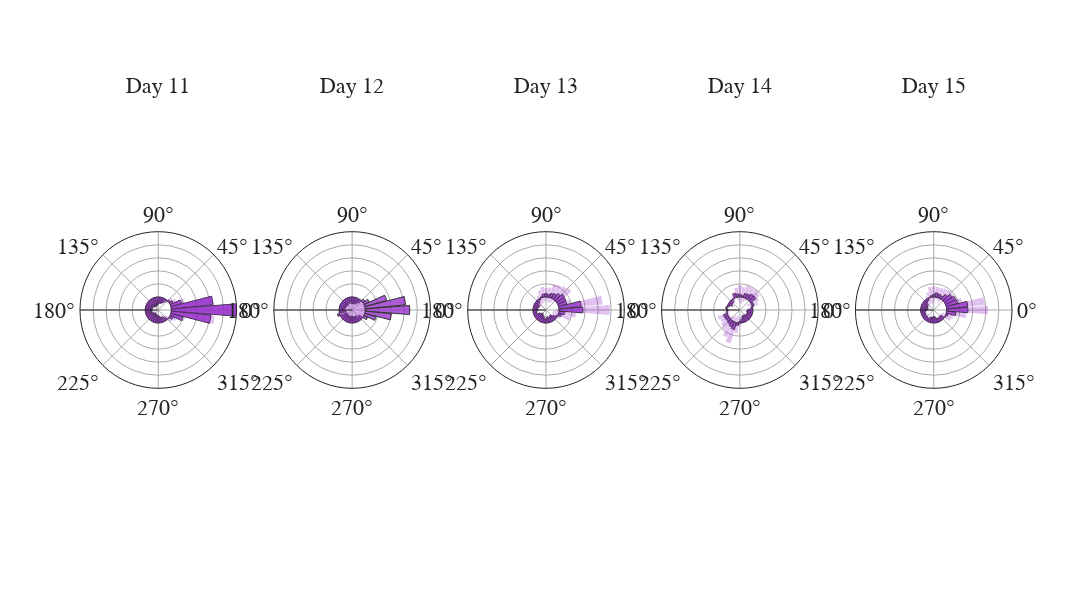

Notebook code for this chart:
### Code cell
## Compare day 11 to days 11 through 15 in C for both mice
outputC = pd.DataFrame()
for mouse in mouse_list:
        loop_data = pd.read_feather(pjoin(dpath, f'rotated_placefields/{mouse}/C1_C5_pearson_place.feat'))
        outputC = pd.concat([outputC, loop_data])
mouse_data = outputC.groupby(['mouse', 'session', 'rotation'], as_index=False).agg({'r': 'mean'})
fig_data = mouse_data.groupby(['session', 'rotation'], as_index=False).agg({'r': ['mean', 'sem']})
specs = [[{'type': 'polar'}, {'type': 'polar'}, {'type': 'polar'}, {'type': 'polar'}, {'type': 'polar'}]]
fig = pf.custom_graph_template(x_title='', y_title='', font_size=22, rows=1, columns=5, 
                               width=2300, height=600, specs=specs, titles=[f'Day {x}' for x in np.arange(11, 16)])
for idx, session in enumerate(natsorted(np.unique(fig_data['session']))):
        fig.add_trace(go.Barpolar(
            r=fig_data['r']['mean'][fig_data['session'] == session],
            theta=fig_data['rotation'][fig_data['session'] == session],
            marker_color='darkorchid',
            marker_line_color='black',
            marker_line_width=1,
            opacity=0.8,
            showlegend=False
        ), row=1, col=idx + 1)
        fig.add_trace(go.Barpolar(
                r=fig_data['r']['mean'][fig_data['session'] == session] + fig_data['r']['sem'][fig_data['session'] == session],
                theta=fig_data['rotation'][fig_data['session'] == session],
                marker_color='darkorchid',
                marker_line_color='black',
                marker_line_width=0,
                opacity=0.3,
                showlegend=False,
                name='upper'
        ), row=1, col=idx + 1)
        fig.add_trace(go.Barpolar(
                r=fig_data['r']['mean'][fig_data['session'] == session] - fig_data['r']['sem'][fig_data['session'] == session],
                theta=fig_data['rotation'][fig_data['session'] == session],
                marker_color='darkorchid',
                marker_line_color='black',
                marker_line_width=0,
                opacity=0.3,
                showlegend=False,
                name='lower'
        ), row=1, col=idx + 1)
    
fig.update_polars(
        radialaxis = dict(showticklabels=False, ticks='', angle=180, tickangle=-180, range=[-0.2, 1], showgrid=True, gridcolor='darkgrey', dtick=0.2),
        angularaxis = dict(showticklabels=True, ticks='', showgrid=True, gridcolor='darkgrey'),
        barmode='overlay'
    )
fig.show()
fig.write_image(pjoin(fig_path, 'C1_C5_pearson_place.png'))

### Figure 1 — Plotly figure (JSON) as saved in the notebook; plotly's stock layout.template omitted (floating-point values rounded to 4 significant figures)
{"data": [{"marker": {"color": "darkorchid", "line": {"color": "black", "width": 1}}, "opacity": 0.8, "r": [1.0, 0.6425, 0.1715, 0.05296, 0.02015, -0.02261, -0.06806, -0.09043, -0.0927, -0.108, -0.1222, -0.1342, -0.1354, -0.1276, -0.124, -0.1062, -0.1061, -0.1062, -0.09688, -0.1013, -0.09556, -0.1112, -0.125, -0.1345, -0.1246, -0.1305, -0.1122, -0.1101, -0.1001, -0.07858, -0.07476, -0.04168, 0.0003711, 0.0522, 0.1888, 0.6099], "showlegend": false, "subplot": "polar", "theta": [0, 10, 20, 30, 40, 50, 60, 70, 80, 90, 100, 110, 120, 130, 140, 150, 160, 170, 180, 190, 200, 210, 220, 230, 240, 250, 260, 270, 280, 290, 300, 310, 320, 330, 340, 350], "type": "barpolar"}, {"marker": {"color": "darkorchid", "line": {"color": "black", "width": 0}}, "name": "upper", "opacity": 0.3, "r": [1.0, 0.6575, 0.2124, 0.1023, 0.06652, 0.01321, -0.04187, -0.07557, -0.09173, -0.1071, -0.1129, -0.1094, -0.09932, -0.09154, -0.09216, -0.07303, -0.08881, -0.08015, -0.06219, -0.07399, -0.04431, -0.08092, -0.08576, -0.1017, -0.08962, -0.1016, -0.1048, -0.1055, -0.09975, -0.06773, -0.03924, 0.006554, 0.06246, 0.1058, 0.2233, 0.6686], "showlegend": false, "subplot": "polar", "theta": [0, 10, 20, 30, 40, 50, 60, 70, 80, 90, 100, 110, 120, 130, 140, 150, 160, 170, 180, 190, 200, 210, 220, 230, 240, 250, 260, 270, 280, 290, 300, 310, 320, 330, 340, 350], "type": "barpolar"}, {"marker": {"color": "darkorchid", "line": {"color": "black", "width": 0}}, "name": "lower", "opacity": 0.3, "r": [1.0, 0.6274, 0.1306, 0.003651, -0.02622, -0.05842, -0.09426, -0.1053, -0.09367, -0.109, -0.1314, -0.159, -0.1715, -0.1636, -0.1559, -0.1393, -0.1234, -0.1323, -0.1316, -0.1287, -0.1468, -0.1415, -0.1642, -0.1674, -0.1595, -0.1594, -0.1196, -0.1147, -0.1005, -0.08942, -0.1103, -0.08991, -0.06172, -0.001393, 0.1542, 0.5511], "showlegend": false, "subplot": "polar", "theta": [0, 10, 20, 30, 40, 50, 60, 70, 80, 90, 100, 110, 120, 130, 140, 150, 160, 170, 180, 190, 200, 210, 220, 230, 240, 250, 260, 270, 280, 290, 300, 310, 320, 330, 340, 350], "type": "barpolar"}, {"marker": {"color": "darkorchid", "line": {"color": "black", "width": 1}}, "opacity": 0.8, "r": [0.6823, 0.6234, 0.3494, 0.09062, 0.03508, -0.04551, -0.07967, -0.1058, -0.09961, -0.1007, -0.06279, -0.09591, -0.07924, -0.1016, -0.09264, -0.09383, -0.09638, -0.07731, -0.0687, -0.1029, 0.03443, -0.1061, -0.1045, -0.09524, -0.1039, -0.08266, -0.1049, -0.09696, -0.1002, -0.08724, -0.09423, -0.06222, -0.0689, 0.06364, 0.1802, 0.4032], "showlegend": false, "subplot": "polar2", "theta": [0, 10, 20, 30, 40, 50, 60, 70, 80, 90, 100, 110, 120, 130, 140, 150, 160, 170, 180, 190, 200, 210, 220, 230, 240, 250, 260, 270, 280, 290, 300, 310, 320, 330, 340, 350], "type": "barpolar"}, {"marker": {"color": "darkorchid", "line": {"color": "black", "width": 0}}, "name": "upper", "opacity": 0.3, "r": [null, null, null, null, null, null, null, null, null, null, null, null, null, null, null, null, null, null, null, null, null, null, null, null, null, null, null, null, null, null, null, null, null, null, null, null], "showlegend": false, "subplot": "polar2", "theta": [0, 10, 20, 30, 40, 50, 60, 70, 80, 90, 100, 110, 120, 130, 140, 150, 160, 170, 180, 190, 200, 210, 220, 230, 240, 250, 260, 270, 280, 290, 300, 310, 320, 330, 340, 350], "type": "barpolar"}, {"marker": {"color": "darkorchid", "line": {"color": "black", "width": 0}}, "name": "lower", "opacity": 0.3, "r": [null, null, null, null, null, null, null, null, null, null, null, null, null, null, null, null, null, null, null, null, null, null, null, null, null, null, null, null, null, null, null, null, null, null, null, null], "showlegend": false, "subplot": "polar2", "theta": [0, 10, 20, 30, 40, 50, 60, 70, 80, 90, 100, 110, 120, 130, 140, 150, 160, 170, 180, 190, 200, 210, 220, 230, 240, 250, 260, 270, 280, 290, 300, 310, 320, 330, 340, 350], "type": "barpolar"}, {"marker": {"color": "darkorchid", "line": {"color": "black", "width": 1}}, "opacity": 0.8, "r": [0.3651, 0.3418, 0.1311, 0.1368, 0.1491, 0.1126, 0.07875, 0.06538, 0.03931, 0.05014, 0.04541, 0.01323, -0.02153, -0.04552, -0.05876, -0.08527, -0.07672, -0.06593, -0.07673, -0.05542, -0.05558, -0.09929, -0.1143, -0.1283, -0.1088, -0.09987, -0.07325, -0.05444, -0.09204, -0.0652, -0.0905, -0.0966, -0.06273, -0.02318, 0.04646, 0.08802], "showlegend": false, "subplot": "polar3", "theta": [0, 10, 20, 30, 40, 50, 60, 70, 80, 90, 100, 110, 120, 130, 140, 150, 160, 170, 180, 190, 200, 210, 220, 230, 240, 250, 260, 270, 280, 290, 300, 310, 320, 330, 340, 350], "type": "barpolar"}, {"marker": {"color": "darkorchid", "line": {"color": "black", "width": 0}}, "name": "upper", "opacity": 0.3, "r": [0.777, 0.6722, 0.1878, 0.1542, 0.2784, 0.2538, 0.227, 0.2144, 0.1501, 0.1363, 0.1585, 0.1124, 0.04969, 0.01939, -0.01353, -0.06258, -0.06659, -0.04167, -0.0617, -0.04666, -0.04332, -0.07921, -0.09192, -0.1212, -0.09339, -0.09701, -0.07116, -0.03451, -0.06802, -0.02702, -0.08179, -0.09534, -0.04775, 0.04435, 0.1873, 0.2631], "showlegend": false, "subplot": "polar3", "theta": [0, 10, 20, 30, 40, 50, 60, 70, 80, 90, 100, 110, 120, 130, 140, 150, 160, 170, 180, 190, 200, 210, 220, 230, 240, 250, 260, 270, 280, 290, 300, 310, 320, 330, 340, 350], "type": "barpolar"}, {"marker": {"color": "darkorchid", "line": {"color": "black", "width": 0}}, "name": "lower", "opacity": 0.3, "r": [-0.04676, 0.01148, 0.07436, 0.1194, 0.0198, -0.02861, -0.06953, -0.08362, -0.07144, -0.036, -0.06767, -0.08591, -0.09276, -0.1104, -0.104, -0.108, -0.08685, -0.0902, -0.09176, -0.06417, -0.06784, -0.1194, -0.1366, -0.1355, -0.1242, -0.1027, -0.07534, -0.07437, -0.1161, -0.1034, -0.09921, -0.09786, -0.0777, -0.09072, -0.09437, -0.08706], "showlegend": false, "subplot": "polar3", "theta": [0, 10, 20, 30, 40, 50, 60, 70, 80, 90, 100, 110, 120, 130, 140, 150, 160, 170, 180, 190, 200, 210, 220, 230, 240, 250, 260, 270, 280, 290, 300, 310, 320, 330, 340, 350], "type": "barpolar"}, {"marker": {"color": "darkorchid", "line": {"color": "black", "width": 1}}, "opacity": 0.8, "r": [-0.07767, -0.02687, 0.02417, 0.02651, 0.1037, 0.1015, 0.07203, 0.06313, 0.02389, 0.04165, 0.04821, 0.06615, -0.01019, -0.0444, -0.04793, -0.06791, -0.02678, 0.01649, -0.01646, 0.0002947, 0.06031, 0.05633, 0.05392, 0.06604, 0.08769, 0.1124, 0.03712, -0.02317, -0.05139, -0.09002, -0.1085, -0.09811, -0.08524, -0.08218, -0.07898, -0.09373], "showlegend": false, "subplot": "polar4", "theta": [0, 10, 20, 30, 40, 50, 60, 70, 80, 90, 100, 110, 120, 130, 140, 150, 160, 170, 180, 190, 200, 210, 220, 230, 240, 250, 260, 270, 280, 290, 300, 310, 320, 330, 340, 350], "type": "barpolar"}, {"marker": {"color": "darkorchid", "line": {"color": "black", "width": 0}}, "name": "upper", "opacity": 0.3, "r": [-0.07664, -0.02524, 0.08808, 0.1267, 0.1749, 0.1946, 0.1889, 0.1892, 0.1531, 0.1775, 0.1442, 0.08414, 0.03885, -0.014, -0.03108, -0.02966, -0.02022, 0.02086, -0.007267, 0.04062, 0.1522, 0.1308, 0.1541, 0.1846, 0.2663, 0.3319, 0.1589, 0.05153, -0.005456, -0.06507, -0.0997, -0.09536, -0.08246, -0.07034, -0.06695, -0.09103], "showlegend": false, "subplot": "polar4", "theta": [0, 10, 20, 30, 40, 50, 60, 70, 80, 90, 100, 110, 120, 130, 140, 150, 160, 170, 180, 190, 200, 210, 220, 230, 240, 250, 260, 270, 280, 290, 300, 310, 320, 330, 340, 350], "type": "barpolar"}, {"marker": {"color": "darkorchid", "line": {"color": "black", "width": 0}}, "name": "lower", "opacity": 0.3, "r": [-0.07871, -0.0285, -0.03975, -0.07366, 0.03252, 0.008386, -0.04482, -0.06291, -0.1053, -0.09424, -0.04783, 0.04816, -0.05924, -0.0748, -0.06479, -0.1062, -0.03335, 0.01211, -0.02565, -0.04003, -0.03159, -0.01818, -0.04629, -0.05253, -0.09091, -0.107, -0.08471, -0.09787, -0.09732, -0.115, -0.1172, -0.1009, -0.08803, -0.09401, -0.09102, -0.09643], "showlegend": false, "subplot": "polar4", "theta": [0, 10, 20, 30, 40, 50, 60, 70, 80, 90, 100, 110, 120, 130, 140, 150, 160, 170, 180, 190, 200, 210, 220, 230, 240, 250, 260, 270, 280, 290, 300, 310, 320, 330, 340, 350], "type": "barpolar"}, {"marker": {"color": "darkorchid", "line": {"color": "black", "width": 1}}, "opacity": 0.8, "r": [0.3234, 0.3252, 0.1794, 0.1737, 0.1442, 0.09436, 0.0451, 0.05521, 0.06427, 0.03722, 0.02147, -0.006967, -0.03473, -0.05066, -0.08727, -0.09089, -0.1045, -0.1077, -0.09579, -0.06924, -0.06084, -0.05949, -0.05687, -0.05655, -0.05235, -0.08259, -0.08134, -0.1049, -0.08731, -0.06421, -0.05684, -0.06734, -0.0612, 0.007042, 0.02758, 0.1433], "showlegend": false, "subplot": "polar5", "theta": [0, 10, 20, 30, 40, 50, 60, 70, 80, 90, 100, 110, 120, 130, 140, 150, 160, 170, 180, 190, 200, 210, 220, 230, 240, 250, 260, 270, 280, 290, 300, 310, 320, 330, 340, 350], "type": "barpolar"}, {"marker": {"color": "darkorchid", "line": {"color": "black", "width": 0}}, "name": "upper", "opacity": 0.3, "r": [0.63, 0.5864, 0.255, 0.1856, 0.1783, 0.1879, 0.1675, 0.1523, 0.1573, 0.1618, 0.1582, 0.08099, 0.03274, -0.01418, -0.05501, -0.05809, -0.06672, -0.1041, -0.0904, -0.06078, -0.04133, -0.02457, -0.01067, -0.05065, -0.0219, -0.05074, -0.06379, -0.09863, -0.08146, -0.04192, -0.04533, -0.05988, -0.04195, 0.1021, 0.1152, 0.3058], "showlegend": false, "subplot": "polar5", "theta": [0, 10, 20, 30, 40, 50, 60, 70, 80, 90, 100, 110, 120, 130, 140, 150, 160, 170, 180, 190, 200, 210, 220, 230, 240, 250, 260, 270, 280, 290, 300, 310, 320, 330, 340, 350], "type": "barpolar"}, {"marker": {"color": "darkorchid", "line": {"color": "black", "width": 0}}, "name": "lower", "opacity": 0.3, "r": [0.01678, 0.06388, 0.1038, 0.1618, 0.1101, 0.0008614, -0.07734, -0.04186, -0.02871, -0.08733, -0.1152, -0.09492, -0.1022, -0.08714, -0.1195, -0.1237, -0.1422, -0.1114, -0.1012, -0.0777, -0.08035, -0.09441, -0.1031, -0.06244, -0.0828, -0.1144, -0.09888, -0.1113, -0.09316, -0.08651, -0.06835, -0.07481, -0.08045, -0.08803, -0.06009, -0.01922], "showlegend": false, "subplot": "polar5", "theta": [0, 10, 20, 30, 40, 50, 60, 70, 80, 90, 100, 110, 120, 130, 140, 150, 160, 170, 180, 190, 200, 210, 220, 230, 240, 250, 260, 270, 280, 290, 300, 310, 320, 330, 340, 350], "type": "barpolar"}], "layout": {"annotations": [{"font": {"size": 22}, "showarrow": false, "text": "Day 11", "x": 0.084, "xanchor": "center", "xref": "paper", "y": 1, "yanchor": "bottom", "yref": "paper"}, {"font": {"size": 22}, "showarrow": false, "text": "Day 12", "x": 0.292, "xanchor": "center", "xref": "paper", "y": 1, "yanchor": "bottom", "yref": "paper"}, {"font": {"size": 22}, "showarrow": false, "text": "Day 13", "x": 0.5, "xanchor": "center", "xref": "paper", "y": 1, "yanchor": "bottom", "yref": "paper"}, {"font": {"size": 22}, "showarrow": false, "text": "Day 14", "x": 0.708, "xanchor": "center", "xref": "paper", "y": 1, "yanchor": "bottom", "yref": "paper"}, {"font": {"size": 22}, "showarrow": false, "text": "Day 15", "x": 0.916, "xanchor": "center", "xref": "paper", "y": 1, "yanchor": "bottom", "yref": "paper"}], "font": {"family": "Arial", "size": 22}, "height": 600, "polar": {"angularaxis": {"gridcolor": "darkgrey", "showgrid": true, "showticklabels": true, "ticks": ""}, "barmode": "overlay", "domain": {"x": [0, 0.168], "y": [0, 1]}, "radialaxis": {"angle": -180, "dtick": 0.2, "gridcolor": "darkgrey", "range": [-0.2, 1], "showgrid": true, "showticklabels": false, "tickangle": -180, "ticks": ""}}, "polar2": {"angularaxis": {"gridcolor": "darkgrey", "showgrid": true, "showticklabels": true, "ticks": ""}, "barmode": "overlay", "domain": {"x": [0.208, 0.376], "y": [0, 1]}, "radialaxis": {"angle": -180, "dtick": 0.2, "gridcolor": "darkgrey", "range": [-0.2, 1], "showgrid": true, "showticklabels": false, "tickangle": -180, "ticks": ""}}, "polar3": {"angularaxis": {"gridcolor": "darkgrey", "showgrid": true, "showticklabels": true, "ticks": ""}, "barmode": "overlay", "domain": {"x": [0.416, 0.584], "y": [0, 1]}, "radialaxis": {"angle": -180, "dtick": 0.2, "gridcolor": "darkgrey", "range": [-0.2, 1], "showgrid": true, "showticklabels": false, "tickangle": -180, "ticks": ""}}, "polar4": {"angularaxis": {"gridcolor": "darkgrey", "showgrid": true, "showticklabels": true, "ticks": ""}, "barmode": "overlay", "domain": {"x": [0.624, 0.792], "y": [0, 1]}, "radialaxis": {"angle": -180, "dtick": 0.2, "gridcolor": "darkgrey", "range": [-0.2, 1], "showgrid": true, "showticklabels": false, "tickangle": -180, "ticks": ""}}, "polar5": {"angularaxis": {"gridcolor": "darkgrey", "showgrid": true, "showticklabels": true, "ticks": ""}, "barmode": "overlay", "domain": {"x": [0.832, 1], "y": [0, 1]}, "radialaxis": {"angle": -180, "dtick": 0.2, "gridcolor": "darkgrey", "range": [-0.2, 1], "showgrid": true, "showticklabels": false, "tickangle": -180, "ticks": ""}}, "title": {"x": 0.5, "xanchor": "center", "y": 0.9, "yanchor": "top"}, "width": 2300, "xaxis": {"linewidth": 1.5, "title": {"text": ""}}, "yaxis": {"linewidth": 1.5, "title": {"text": ""}}}}
